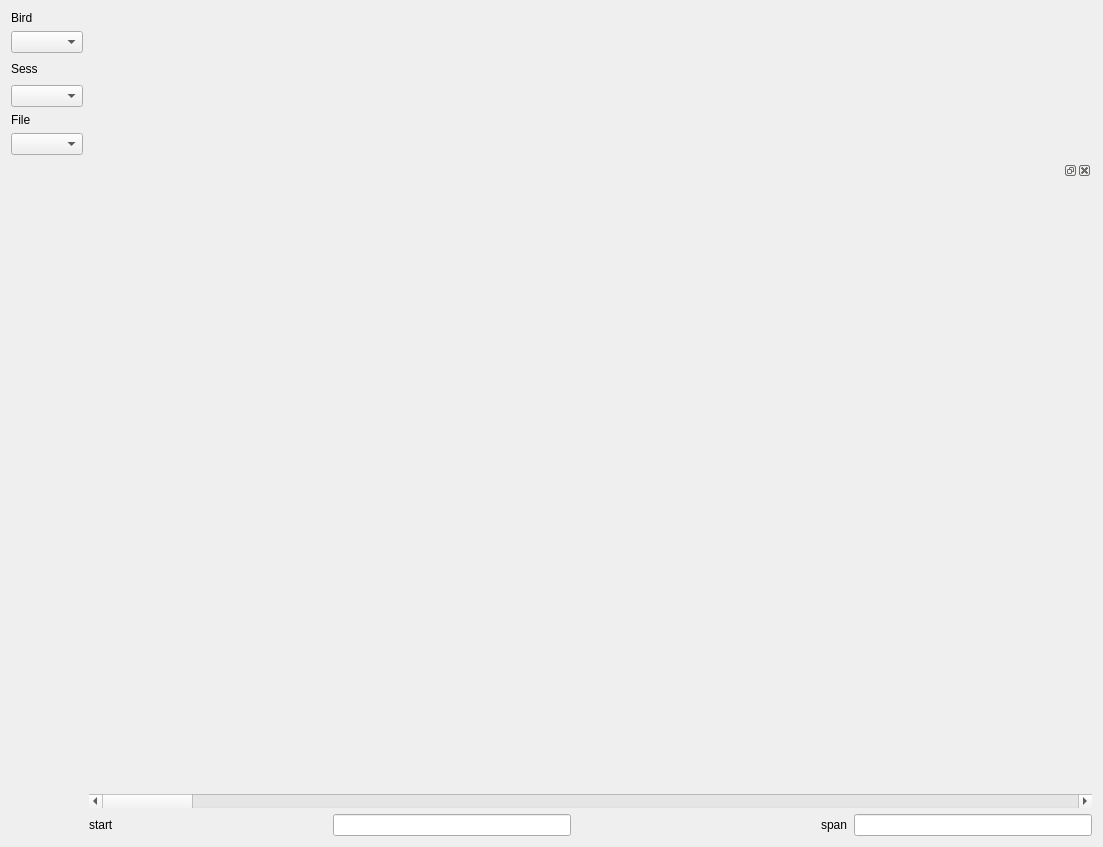
<?xml version="1.0" encoding="UTF-8"?>
<ui version="4.0">
 <class>bout_detect_form</class>
 <widget class="QWidget" name="bout_detect_form">
  <property name="geometry">
   <rect>
    <x>0</x>
    <y>0</y>
    <width>1103</width>
    <height>847</height>
   </rect>
  </property>
  <property name="windowTitle">
   <string>Form</string>
  </property>
  <layout class="QGridLayout" name="gridLayout">
   <item row="14" column="5">
    <widget class="QLineEdit" name="line_in_plot_span">
     <property name="toolTip">
      <string>span of plot in ms</string>
     </property>
    </widget>
   </item>
   <item row="11" column="1" colspan="5">
    <widget class="QScrollBar" name="plot_bar">
     <property name="mouseTracking">
      <bool>false</bool>
     </property>
     <property name="focusPolicy">
      <enum>Qt::ClickFocus</enum>
     </property>
     <property name="orientation">
      <enum>Qt::Horizontal</enum>
     </property>
    </widget>
   </item>
   <item row="0" column="0">
    <widget class="QLabel" name="label">
     <property name="text">
      <string>Bird</string>
     </property>
    </widget>
   </item>
   <item row="2" column="1">
    <spacer name="horizontalSpacer">
     <property name="orientation">
      <enum>Qt::Horizontal</enum>
     </property>
     <property name="sizeHint" stdset="0">
      <size>
       <width>40</width>
       <height>20</height>
      </size>
     </property>
    </spacer>
   </item>
   <item row="1" column="0">
    <widget class="QComboBox" name="select_bird">
     <property name="toolTip">
      <string>Select Bird</string>
     </property>
    </widget>
   </item>
   <item row="2" column="0">
    <widget class="QLabel" name="label_2">
     <property name="text">
      <string>Sess</string>
     </property>
    </widget>
   </item>
   <item row="5" column="0">
    <widget class="QComboBox" name="select_file">
     <property name="toolTip">
      <string>Select example file</string>
     </property>
    </widget>
   </item>
   <item row="3" column="0">
    <widget class="QComboBox" name="select_sess">
     <property name="toolTip">
      <string>&lt;html&gt;&lt;head/&gt;&lt;body&gt;&lt;p&gt;Select session&lt;/p&gt;&lt;/body&gt;&lt;/html&gt;</string>
     </property>
    </widget>
   </item>
   <item row="4" column="0">
    <widget class="QLabel" name="label_3">
     <property name="text">
      <string>File</string>
     </property>
    </widget>
   </item>
   <item row="7" column="0">
    <spacer name="verticalSpacer">
     <property name="orientation">
      <enum>Qt::Vertical</enum>
     </property>
     <property name="sizeHint" stdset="0">
      <size>
       <width>20</width>
       <height>40</height>
      </size>
     </property>
    </spacer>
   </item>
   <item row="14" column="1">
    <widget class="QLabel" name="label_start">
     <property name="text">
      <string>start</string>
     </property>
    </widget>
   </item>
   <item row="14" column="3">
    <spacer name="horizontalSpacer_2">
     <property name="orientation">
      <enum>Qt::Horizontal</enum>
     </property>
     <property name="sizeHint" stdset="0">
      <size>
       <width>40</width>
       <height>20</height>
      </size>
     </property>
    </spacer>
   </item>
   <item row="7" column="1" colspan="5">
    <widget class="QDockWidget" name="dockWidget">
     <widget class="CustomWidget" name="dockWidgetContents"/>
    </widget>
   </item>
   <item row="14" column="4">
    <widget class="QLabel" name="label_span">
     <property name="text">
      <string>span</string>
     </property>
    </widget>
   </item>
   <item row="14" column="2">
    <widget class="QLineEdit" name="line_in_plot_start">
     <property name="toolTip">
      <string>start (ms)</string>
     </property>
    </widget>
   </item>
  </layout>
 </widget>
 <customwidgets>
  <customwidget>
   <class>CustomWidget</class>
   <extends>QWidget</extends>
   <header>graph.h</header>
   <container>1</container>
  </customwidget>
 </customwidgets>
 <resources/>
 <connections/>
</ui>
